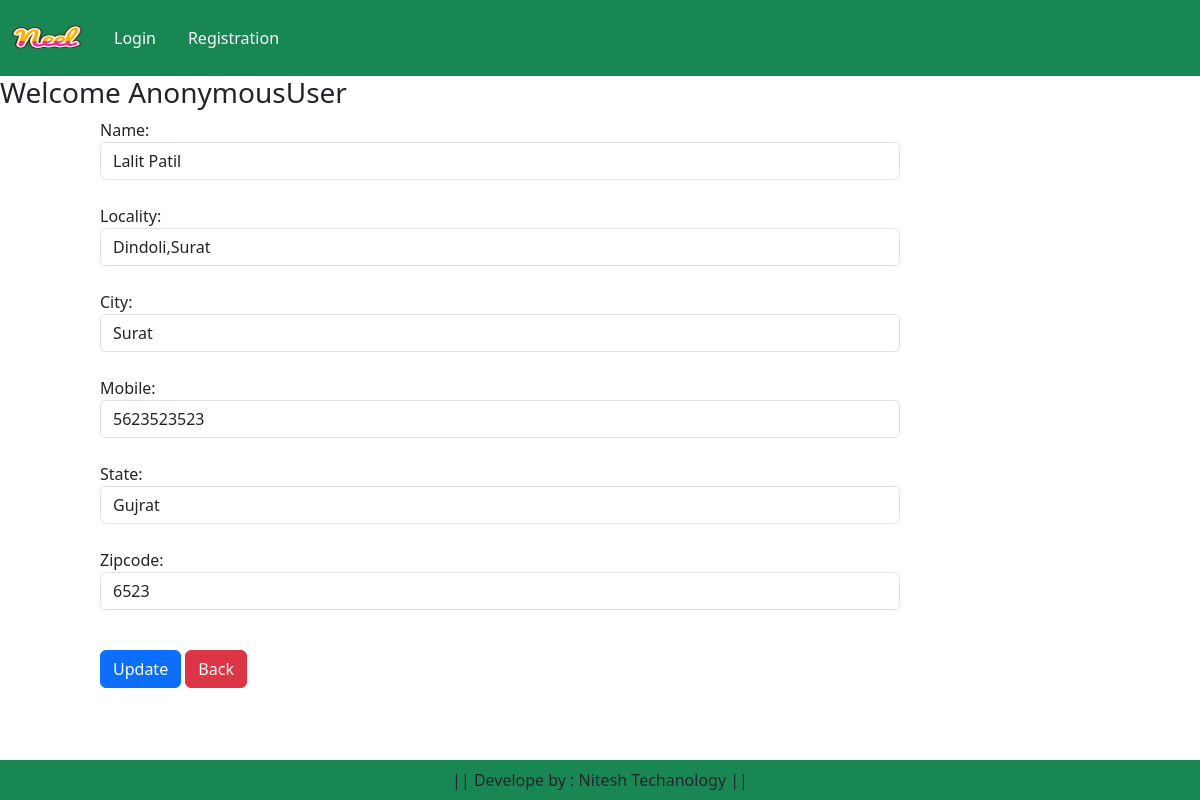
Page /updateAddress/10 on the committed database.
### app/models.py (models this page shows, shortened)
class Customer(models.Model):
    user=models.ForeignKey(User,on_delete=models.CASCADE)
    name=models.CharField(max_length=20)
    locality=models.CharField(max_length=200)
    city=models.CharField(max_length=50)
    mobile=models.IntegerField(default=0)
    zipcode=models.IntegerField()
    state=models.CharField(choices=STATE_CHOICES,max_length=100)

### app/views.py (the view, shortened to what this page needs)
# urls.py: path('updateAddress/<int:pk>',views.updateAddress.as_view(),name='updateAddress'),
class updateAddress(View):
    def get(self,request,pk):
        add=Customer.objects.get(pk=pk)
        form=CustomerProfileForm(instance=add)
        return render(request,'app/updateAddress.html',locals())

### app/forms.py
class CustomerProfileForm(forms.ModelForm):
    class Meta:
        model=Customer
        fields=['name','locality','city','mobile','state','zipcode']
        widgets={
            'name':forms.TextInput(attrs={'class':'form-control'}),
            'locality':forms.TextInput(attrs={'class':'form-control'}),
            'city':forms.TextInput(attrs={'class':'form-control'}),
            'mobile':forms.NumberInput(attrs={'class':'form-control'}),
            'state':forms.Select(attrs={'class':'form-control'}),
            'zipcode':forms.NumberInput(attrs={'class':"form-control"}),
        }

### app/templates/app/updateAddress.html (shortened to what this page needs)
{% extends "app/base.html" %}
{% load static %}
{% block main-content %}
 <div class="row">
    <h3>Welcome <span class="text-capitalize">{{request.user}}</span></h3>
 </div>
 <div class="col-sm-8 offset-sm-1">
    <form action="" method="post">
        {% for fm in form  %}
            {{fm.label_tag}} {{fm}} <small class="text-danger">{{fm.errors|striptags}}</small> <br>
        {% endfor %}
        <div class="col-12 mt-3" >
            <button type="submit" class="btn btn-primary">Update</button>
            <a href="{% url 'address' %}" type='button' class='btn btn-danger'>Back</a>
        </div>
    </form>
 </div>
{% endblock  %}

### rows in the picture
Customer: form "Lalit Patil" "Dindoli,Surat" "Surat" "5623523523" "Gujrat" "6523"

### other values in the picture
{{ request.user }} "AnonymousUser"
{{ fm.label_tag }} "Name:" "Locality:" "City:" "Mobile:" "State:" "Zipcode:"
